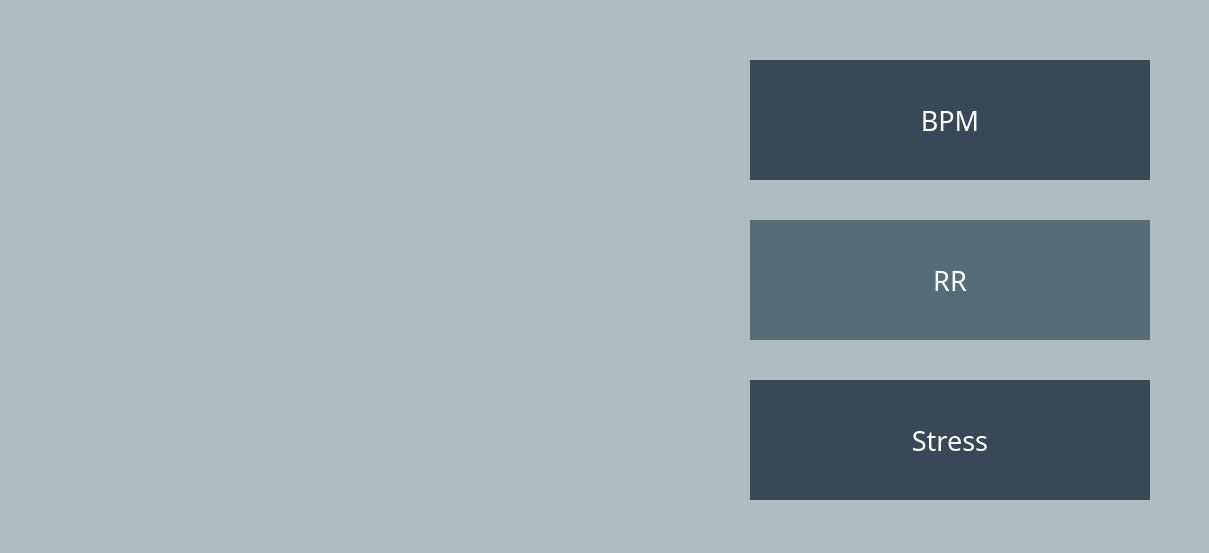
<?xml version="1.0" encoding="UTF-8"?>
<ui version="4.0">
 <class>Form</class>
 <widget class="QWidget" name="Form">
  <property name="geometry">
   <rect>
    <x>0</x>
    <y>0</y>
    <width>1209</width>
    <height>553</height>
   </rect>
  </property>
  <property name="windowTitle">
   <string>Form</string>
  </property>
  <property name="styleSheet">
   <string notr="true">background-color : rgb(174,189,196);</string>
  </property>
  <widget class="QLabel" name="label">
   <property name="geometry">
    <rect>
     <x>40</x>
     <y>40</y>
     <width>640</width>
     <height>480</height>
    </rect>
   </property>
   <property name="text">
    <string/>
   </property>
  </widget>
  <widget class="QLabel" name="label_2">
   <property name="geometry">
    <rect>
     <x>750</x>
     <y>60</y>
     <width>400</width>
     <height>120</height>
    </rect>
   </property>
   <property name="font">
    <font>
     <family>나눔스퀘어라운드 Bold</family>
     <pointsize>20</pointsize>
     <weight>9</weight>
     <italic>false</italic>
     <bold>false</bold>
    </font>
   </property>
   <property name="styleSheet">
    <string notr="true">background-color: rgb(55,72,88);
font: 75 20pt &quot;나눔스퀘어라운드 Bold&quot;;
color: white</string>
   </property>
   <property name="text">
    <string>BPM</string>
   </property>
   <property name="alignment">
    <set>Qt::AlignCenter</set>
   </property>
  </widget>
  <widget class="QLabel" name="label_3">
   <property name="geometry">
    <rect>
     <x>750</x>
     <y>220</y>
     <width>400</width>
     <height>120</height>
    </rect>
   </property>
   <property name="font">
    <font>
     <family>나눔스퀘어라운드 Bold</family>
     <pointsize>20</pointsize>
     <weight>9</weight>
     <italic>false</italic>
     <bold>false</bold>
    </font>
   </property>
   <property name="styleSheet">
    <string notr="true">background-color: rgb(85,109,119);
font: 75 20pt &quot;나눔스퀘어라운드 Bold&quot;;
color:white
</string>
   </property>
   <property name="text">
    <string>RR</string>
   </property>
   <property name="alignment">
    <set>Qt::AlignCenter</set>
   </property>
  </widget>
  <widget class="QLabel" name="label_4">
   <property name="geometry">
    <rect>
     <x>750</x>
     <y>380</y>
     <width>400</width>
     <height>120</height>
    </rect>
   </property>
   <property name="font">
    <font>
     <family>나눔스퀘어라운드 Bold</family>
     <pointsize>20</pointsize>
     <weight>9</weight>
     <italic>false</italic>
     <bold>false</bold>
    </font>
   </property>
   <property name="styleSheet">
    <string notr="true">background-color: rgb(55,72,88);
font: 75 20pt &quot;나눔스퀘어라운드 Bold&quot;;
color:white
</string>
   </property>
   <property name="text">
    <string>Stress</string>
   </property>
   <property name="scaledContents">
    <bool>true</bool>
   </property>
   <property name="alignment">
    <set>Qt::AlignCenter</set>
   </property>
  </widget>
  <widget class="QLabel" name="label_5">
   <property name="geometry">
    <rect>
     <x>770</x>
     <y>90</y>
     <width>71</width>
     <height>71</height>
    </rect>
   </property>
   <property name="styleSheet">
    <string notr="true">background-color: rgb(55,72,88);</string>
   </property>
   <property name="text">
    <string/>
   </property>
   <property name="pixmap">
    <pixmap>heart.png</pixmap>
   </property>
   <property name="scaledContents">
    <bool>true</bool>
   </property>
  </widget>
  <widget class="QLabel" name="label_6">
   <property name="geometry">
    <rect>
     <x>780</x>
     <y>250</y>
     <width>61</width>
     <height>61</height>
    </rect>
   </property>
   <property name="styleSheet">
    <string notr="true">background-color: rgb(85,109,119);</string>
   </property>
   <property name="text">
    <string/>
   </property>
   <property name="pixmap">
    <pixmap>resp.png</pixmap>
   </property>
   <property name="scaledContents">
    <bool>true</bool>
   </property>
  </widget>
  <widget class="QLabel" name="label_7">
   <property name="geometry">
    <rect>
     <x>780</x>
     <y>410</y>
     <width>61</width>
     <height>61</height>
    </rect>
   </property>
   <property name="styleSheet">
    <string notr="true">background-color: rgb(55,72,88);</string>
   </property>
   <property name="text">
    <string/>
   </property>
   <property name="pixmap">
    <pixmap>stress.png</pixmap>
   </property>
   <property name="scaledContents">
    <bool>true</bool>
   </property>
  </widget>
 </widget>
 <resources/>
 <connections/>
</ui>
